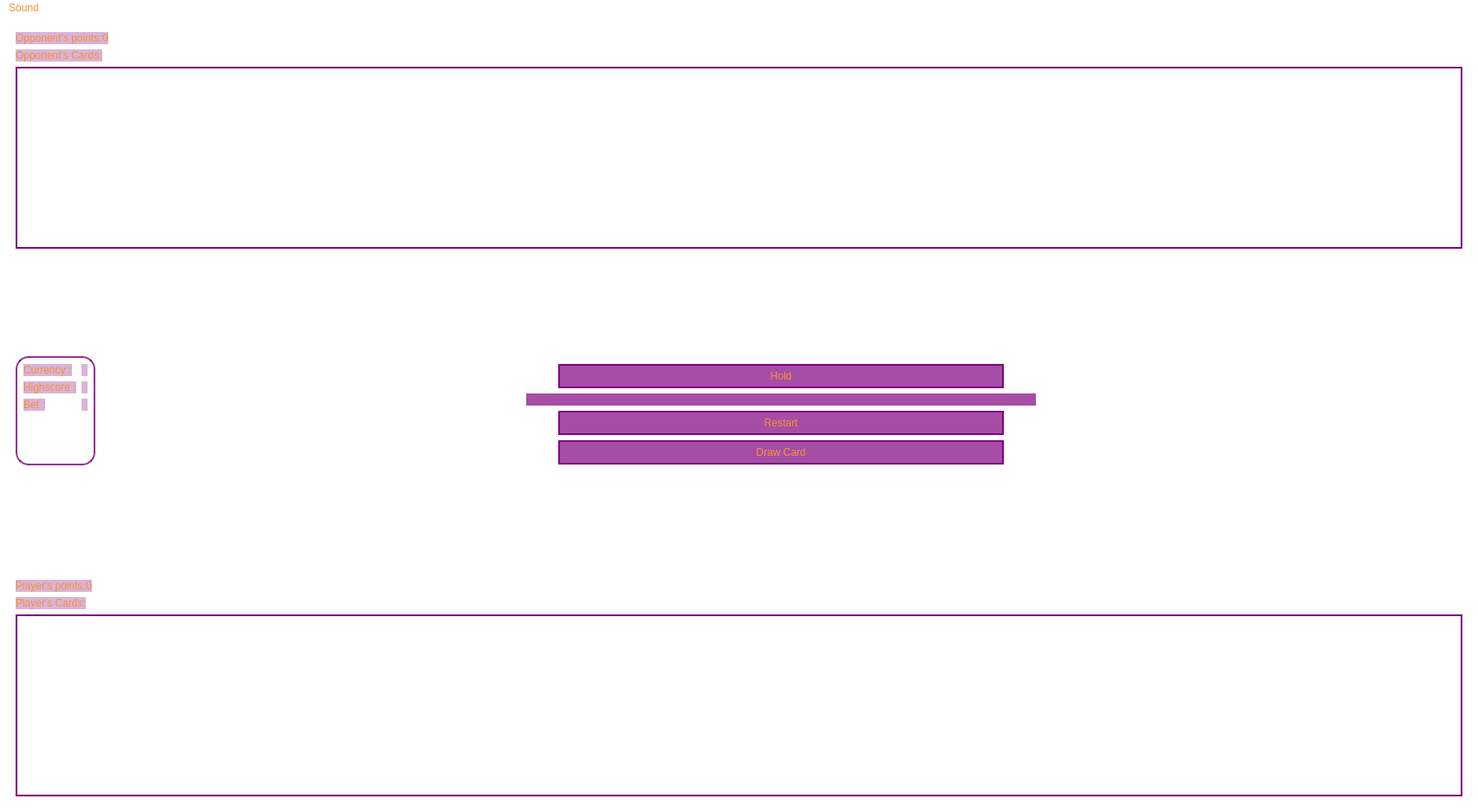
<?xml version="1.0" encoding="UTF-8"?>
<ui version="4.0">
 <class>MainWindow</class>
 <widget class="QMainWindow" name="MainWindow">
  <property name="geometry">
   <rect>
    <x>0</x>
    <y>0</y>
    <width>1705</width>
    <height>937</height>
   </rect>
  </property>
  <property name="sizePolicy">
   <sizepolicy hsizetype="Preferred" vsizetype="Preferred">
    <horstretch>0</horstretch>
    <verstretch>0</verstretch>
   </sizepolicy>
  </property>
  <property name="font">
   <font>
    <family>Tempus Sans ITC</family>
    <pointsize>36</pointsize>
   </font>
  </property>
  <property name="windowTitle">
   <string>Ramses Blackjack</string>
  </property>
  <property name="styleSheet">
   <string notr="true">QMainWindow#MainWindow {
 border-image: url(&quot;C:/Users/qwert/Documents/Qt/FirstTry/images/background.jpg&quot;) 0 0 0 0 stretch stretch;
}

QMenuBar{
 background-color: rgba(128, 0, 128, 0.7);
color:#f69232;
font-family: &quot;Peralta&quot;;
}

QMenu{
background-color: rgba(128, 0, 128, 0.7);
color:#f69232;
}

QMenu:hover{
background-color: #f69232;
color:white;
}

QAction{
background-color: rgba(128, 0, 128, 0.7);
color:#f69232;
}
QAction:hover{
background-color: #f69232;
color:white;
}

QPushButton:hover {
    background-color: #f69232;
	color: black;
}

QPushButton:pressed {
    background-color: black;
}

QLabel#game_result {
	size:40px;
	border-color:transparent;
	qproperty-alignment: 'AlignCenter';
	color: #ede5c5;
    background-color: rgba(128, 0, 128, 0.7);
}

QWidget {
   background-color: transparent;
}

QWidget#parentWidget {
   border: 2px solid purple;
}
QWidget#parentWidget_2 {
   border: 2px solid purple;
}

QLabel {
    color: #f69232;
    background-color: rgba(128, 0, 128, 0.3);
    border-radius: 15px;
}

QPushButton {
    border: 2px solid rgba(128, 0, 128, 1);
    border-radius: 15px;
    color: #f69232;
    background-color: rgba(128, 0, 128, 0.7);
    padding: 5px;
    max-width: 500px;
    margin: 0 auto;
}

#Currency_Widget{
border: 2px solid rgba(128, 0, 128, 0.8);
 border-radius: 15px;
}
</string>
  </property>
  <widget class="QWidget" name="centralwidget">
   <property name="sizePolicy">
    <sizepolicy hsizetype="Preferred" vsizetype="Preferred">
     <horstretch>0</horstretch>
     <verstretch>0</verstretch>
    </sizepolicy>
   </property>
   <property name="styleSheet">
    <string notr="true">font: 16pt &quot;Peralta&quot;;</string>
   </property>
   <layout class="QVBoxLayout" name="verticalLayout_3">
    <item>
     <widget class="QWidget" name="Player_Widget_2" native="true">
      <layout class="QFormLayout" name="formLayout_6">
       <item row="0" column="0">
        <layout class="QFormLayout" name="formLayout_2">
         <property name="horizontalSpacing">
          <number>0</number>
         </property>
         <property name="verticalSpacing">
          <number>0</number>
         </property>
         <item row="0" column="0">
          <widget class="QLabel" name="opponentpointstext">
           <property name="text">
            <string>&lt;html&gt;&lt;head/&gt;&lt;body&gt;&lt;p&gt;Opponent's points:&lt;/p&gt;&lt;/body&gt;&lt;/html&gt;</string>
           </property>
           <property name="margin">
            <number>7</number>
           </property>
          </widget>
         </item>
         <item row="0" column="1">
          <widget class="QLabel" name="opponent_points_label">
           <property name="text">
            <string>0</string>
           </property>
           <property name="margin">
            <number>10</number>
           </property>
          </widget>
         </item>
        </layout>
       </item>
       <item row="1" column="0">
        <widget class="QLabel" name="opponentcardstext">
         <property name="text">
          <string>Opponent's Cards:</string>
         </property>
         <property name="margin">
          <number>8</number>
         </property>
        </widget>
       </item>
       <item row="2" column="0" colspan="2">
        <widget class="QWidget" name="parentWidget_2" native="true">
         <property name="minimumSize">
          <size>
           <width>300</width>
           <height>210</height>
          </size>
         </property>
         <property name="maximumSize">
          <size>
           <width>1950</width>
           <height>200</height>
          </size>
         </property>
         <layout class="QHBoxLayout" name="horizontalLayout_2"/>
        </widget>
       </item>
      </layout>
     </widget>
    </item>
    <item>
     <spacer name="verticalSpacer">
      <property name="orientation">
       <enum>Qt::Vertical</enum>
      </property>
      <property name="sizeHint" stdset="0">
       <size>
        <width>20</width>
        <height>40</height>
       </size>
      </property>
     </spacer>
    </item>
    <item>
     <widget class="QWidget" name="Interaction_Widget" native="true">
      <layout class="QFormLayout" name="formLayout_4">
       <item row="0" column="1">
        <widget class="QWidget" name="Buttons_widget" native="true">
         <property name="sizePolicy">
          <sizepolicy hsizetype="Preferred" vsizetype="Fixed">
           <horstretch>0</horstretch>
           <verstretch>0</verstretch>
          </sizepolicy>
         </property>
         <property name="maximumSize">
          <size>
           <width>16777215</width>
           <height>16777215</height>
          </size>
         </property>
         <layout class="QGridLayout" name="gridLayout_2">
          <item row="1" column="0">
           <widget class="QPushButton" name="hold_button">
            <property name="autoFillBackground">
             <bool>false</bool>
            </property>
            <property name="text">
             <string>Hold</string>
            </property>
           </widget>
          </item>
          <item row="4" column="0">
           <widget class="QPushButton" name="reset_button">
            <property name="enabled">
             <bool>true</bool>
            </property>
            <property name="styleSheet">
             <string notr="true"/>
            </property>
            <property name="text">
             <string>Restart</string>
            </property>
            <property name="Visible" stdset="0">
             <bool>false</bool>
            </property>
           </widget>
          </item>
          <item row="2" column="0">
           <widget class="QLabel" name="game_result">
            <property name="sizePolicy">
             <sizepolicy hsizetype="Preferred" vsizetype="Fixed">
              <horstretch>0</horstretch>
              <verstretch>0</verstretch>
             </sizepolicy>
            </property>
            <property name="styleSheet">
             <string notr="true">font: 20pt &quot;Peralta&quot;;</string>
            </property>
            <property name="text">
             <string/>
            </property>
            <property name="wordWrap">
             <bool>true</bool>
            </property>
           </widget>
          </item>
          <item row="5" column="0">
           <widget class="QPushButton" name="draw_card_button">
            <property name="text">
             <string>Draw Card</string>
            </property>
           </widget>
          </item>
         </layout>
        </widget>
       </item>
       <item row="0" column="0">
        <widget class="QWidget" name="Currency_Widget" native="true">
         <property name="styleSheet">
          <string notr="true">QLabel#currency_label{
border-radius:15px;
}
QLabel#highscore_label{
border-radius:15px;
}</string>
         </property>
         <layout class="QFormLayout" name="formLayout_3">
          <item row="4" column="0">
           <widget class="QLabel" name="Highscoretext">
            <property name="text">
             <string>Highscore :</string>
            </property>
           </widget>
          </item>
          <item row="4" column="1">
           <widget class="QLabel" name="highscore_label">
            <property name="text">
             <string/>
            </property>
           </widget>
          </item>
          <item row="6" column="1">
           <widget class="QLabel" name="bet_label">
            <property name="text">
             <string/>
            </property>
           </widget>
          </item>
          <item row="6" column="0">
           <widget class="QLabel" name="Bettext">
            <property name="text">
             <string>Bet :</string>
            </property>
           </widget>
          </item>
          <item row="3" column="1">
           <widget class="QLabel" name="currency_label">
            <property name="text">
             <string/>
            </property>
           </widget>
          </item>
          <item row="3" column="0">
           <widget class="QLabel" name="Currencytext">
            <property name="text">
             <string>Currency :</string>
            </property>
           </widget>
          </item>
         </layout>
        </widget>
       </item>
      </layout>
     </widget>
    </item>
    <item>
     <spacer name="verticalSpacer_4">
      <property name="orientation">
       <enum>Qt::Vertical</enum>
      </property>
      <property name="sizeHint" stdset="0">
       <size>
        <width>20</width>
        <height>40</height>
       </size>
      </property>
     </spacer>
    </item>
    <item>
     <widget class="QWidget" name="Player_Widget" native="true">
      <property name="styleSheet">
       <string notr="true"/>
      </property>
      <layout class="QFormLayout" name="formLayout_5">
       <item row="0" column="0">
        <layout class="QFormLayout" name="formLayout">
         <property name="horizontalSpacing">
          <number>0</number>
         </property>
         <property name="verticalSpacing">
          <number>0</number>
         </property>
         <item row="0" column="0">
          <widget class="QLabel" name="label">
           <property name="text">
            <string>&lt;html&gt;&lt;head/&gt;&lt;body&gt;&lt;p&gt;Player's points:&lt;/p&gt;&lt;/body&gt;&lt;/html&gt;</string>
           </property>
           <property name="margin">
            <number>8</number>
           </property>
          </widget>
         </item>
         <item row="0" column="1">
          <widget class="QLabel" name="player_points_label">
           <property name="text">
            <string>0</string>
           </property>
           <property name="margin">
            <number>10</number>
           </property>
          </widget>
         </item>
        </layout>
       </item>
       <item row="1" column="0">
        <widget class="QLabel" name="playercardstext">
         <property name="text">
          <string>Player's Cards:</string>
         </property>
         <property name="margin">
          <number>8</number>
         </property>
        </widget>
       </item>
       <item row="2" column="0" colspan="2">
        <widget class="QWidget" name="parentWidget" native="true">
         <property name="minimumSize">
          <size>
           <width>300</width>
           <height>210</height>
          </size>
         </property>
         <property name="maximumSize">
          <size>
           <width>1950</width>
           <height>200</height>
          </size>
         </property>
         <layout class="QHBoxLayout" name="horizontalLayout"/>
        </widget>
       </item>
      </layout>
     </widget>
    </item>
   </layout>
  </widget>
  <widget class="QMenuBar" name="Sound">
   <property name="geometry">
    <rect>
     <x>0</x>
     <y>0</y>
     <width>1705</width>
     <height>22</height>
    </rect>
   </property>
   <property name="palette">
    <palette>
     <active>
      <colorrole role="WindowText">
       <brush brushstyle="SolidPattern">
        <color alpha="255">
         <red>246</red>
         <green>146</green>
         <blue>50</blue>
        </color>
       </brush>
      </colorrole>
      <colorrole role="Button">
       <brush brushstyle="SolidPattern">
        <color alpha="0">
         <red>0</red>
         <green>0</green>
         <blue>0</blue>
        </color>
       </brush>
      </colorrole>
      <colorrole role="Text">
       <brush brushstyle="SolidPattern">
        <color alpha="255">
         <red>246</red>
         <green>146</green>
         <blue>50</blue>
        </color>
       </brush>
      </colorrole>
      <colorrole role="ButtonText">
       <brush brushstyle="SolidPattern">
        <color alpha="255">
         <red>246</red>
         <green>146</green>
         <blue>50</blue>
        </color>
       </brush>
      </colorrole>
      <colorrole role="Base">
       <brush brushstyle="SolidPattern">
        <color alpha="0">
         <red>0</red>
         <green>0</green>
         <blue>0</blue>
        </color>
       </brush>
      </colorrole>
      <colorrole role="Window">
       <brush brushstyle="SolidPattern">
        <color alpha="0">
         <red>0</red>
         <green>0</green>
         <blue>0</blue>
        </color>
       </brush>
      </colorrole>
      <colorrole role="PlaceholderText">
       <brush brushstyle="SolidPattern">
        <color alpha="128">
         <red>246</red>
         <green>146</green>
         <blue>50</blue>
        </color>
       </brush>
      </colorrole>
     </active>
     <inactive>
      <colorrole role="WindowText">
       <brush brushstyle="SolidPattern">
        <color alpha="255">
         <red>246</red>
         <green>146</green>
         <blue>50</blue>
        </color>
       </brush>
      </colorrole>
      <colorrole role="Button">
       <brush brushstyle="SolidPattern">
        <color alpha="0">
         <red>0</red>
         <green>0</green>
         <blue>0</blue>
        </color>
       </brush>
      </colorrole>
      <colorrole role="Text">
       <brush brushstyle="SolidPattern">
        <color alpha="255">
         <red>246</red>
         <green>146</green>
         <blue>50</blue>
        </color>
       </brush>
      </colorrole>
      <colorrole role="ButtonText">
       <brush brushstyle="SolidPattern">
        <color alpha="255">
         <red>246</red>
         <green>146</green>
         <blue>50</blue>
        </color>
       </brush>
      </colorrole>
      <colorrole role="Base">
       <brush brushstyle="SolidPattern">
        <color alpha="0">
         <red>0</red>
         <green>0</green>
         <blue>0</blue>
        </color>
       </brush>
      </colorrole>
      <colorrole role="Window">
       <brush brushstyle="SolidPattern">
        <color alpha="0">
         <red>0</red>
         <green>0</green>
         <blue>0</blue>
        </color>
       </brush>
      </colorrole>
      <colorrole role="PlaceholderText">
       <brush brushstyle="SolidPattern">
        <color alpha="128">
         <red>246</red>
         <green>146</green>
         <blue>50</blue>
        </color>
       </brush>
      </colorrole>
     </inactive>
     <disabled>
      <colorrole role="WindowText">
       <brush brushstyle="SolidPattern">
        <color alpha="255">
         <red>246</red>
         <green>146</green>
         <blue>50</blue>
        </color>
       </brush>
      </colorrole>
      <colorrole role="Button">
       <brush brushstyle="SolidPattern">
        <color alpha="0">
         <red>0</red>
         <green>0</green>
         <blue>0</blue>
        </color>
       </brush>
      </colorrole>
      <colorrole role="Text">
       <brush brushstyle="SolidPattern">
        <color alpha="255">
         <red>246</red>
         <green>146</green>
         <blue>50</blue>
        </color>
       </brush>
      </colorrole>
      <colorrole role="ButtonText">
       <brush brushstyle="SolidPattern">
        <color alpha="255">
         <red>246</red>
         <green>146</green>
         <blue>50</blue>
        </color>
       </brush>
      </colorrole>
      <colorrole role="Base">
       <brush brushstyle="SolidPattern">
        <color alpha="0">
         <red>0</red>
         <green>0</green>
         <blue>0</blue>
        </color>
       </brush>
      </colorrole>
      <colorrole role="Window">
       <brush brushstyle="SolidPattern">
        <color alpha="0">
         <red>0</red>
         <green>0</green>
         <blue>0</blue>
        </color>
       </brush>
      </colorrole>
      <colorrole role="PlaceholderText">
       <brush brushstyle="SolidPattern">
        <color alpha="128">
         <red>246</red>
         <green>146</green>
         <blue>50</blue>
        </color>
       </brush>
      </colorrole>
     </disabled>
    </palette>
   </property>
   <widget class="QMenu" name="menuSound">
    <property name="title">
     <string>Sound</string>
    </property>
    <addaction name="actionOn"/>
    <addaction name="actionOff"/>
   </widget>
   <addaction name="menuSound"/>
  </widget>
  <action name="actionOn">
   <property name="text">
    <string>On</string>
   </property>
  </action>
  <action name="actionOff">
   <property name="text">
    <string>Off</string>
   </property>
  </action>
 </widget>
 <resources/>
 <connections/>
</ui>
